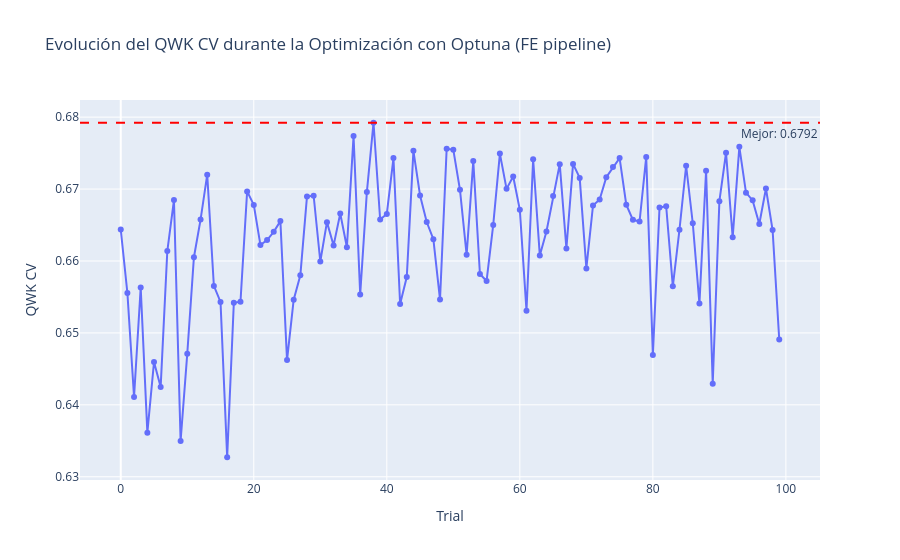

Here is the notebook cell this chart was saved with:
### Code cell
# ── Visualización: evolución del QWK CV durante la optimización ────────────
trials_df = study.trials_dataframe()
trials_df_complete = trials_df[trials_df['state'] == 'COMPLETE'].copy()

fig = px.line(
    trials_df_complete,
    x='number',
    y='value',
    title='Evolución del QWK CV durante la Optimización con Optuna (FE pipeline)',
    labels={'number': 'Trial', 'value': 'QWK CV'},
    markers=True,
)
fig.add_hline(
    y=study.best_value,
    line_dash='dash',
    line_color='red',
    annotation_text=f'Mejor: {study.best_value:.4f}',
    annotation_position='bottom right',
)
fig.show()

### Figure 1 — Plotly figure (JSON) as saved in the notebook; plotly's stock layout.template omitted (floating-point values rounded to 4 significant figures)
{"data": [{"hovertemplate": "Trial=%{x}<br>QWK CV=%{y}<extra></extra>", "legendgroup": "", "line": {"color": "#636efa", "dash": "solid"}, "marker": {"symbol": "circle"}, "mode": "lines+markers", "name": "", "orientation": "v", "showlegend": false, "type": "scatter", "x": [0, 1, 2, 3, 4, 5, 6, 7, 8, 9, 10, 11, 12, 13, 14, 15, 16, 17, 18, 19, 20, 21, 22, 23, 24, 25, 26, 27, 28, 29, 30, 31, 32, 33, 34, 35, 36, 37, 38, 39, 40, 41, 42, 43, 44, 45, 46, 47, 48, 49, 50, 51, 52, 53, 54, 55, 56, 57, 58, 59, 60, 61, 62, 63, 64, 65, 66, 67, 68, 69, 70, 71, 72, 73, 74, 75, 76, 77, 78, 79, 80, 81, 82, 83, 84, 85, 86, 87, 88, 89, 90, 91, 92, 93, 94, 95, 96, 97, 98, 99], "xaxis": "x", "y": [0.6644, 0.6555, 0.6411, 0.6563, 0.6361, 0.646, 0.6425, 0.6614, 0.6685, 0.635, 0.6471, 0.6605, 0.6658, 0.672, 0.6565, 0.6543, 0.6327, 0.6542, 0.6543, 0.6697, 0.6678, 0.6622, 0.6629, 0.6641, 0.6655, 0.6462, 0.6546, 0.658, 0.669, 0.6691, 0.6599, 0.6654, 0.6622, 0.6666, 0.6619, 0.6774, 0.6554, 0.6696, 0.6792, 0.6658, 0.6665, 0.6743, 0.654, 0.6578, 0.6753, 0.6691, 0.6654, 0.663, 0.6546, 0.6756, 0.6755, 0.6699, 0.6609, 0.6739, 0.6582, 0.6572, 0.665, 0.6749, 0.67, 0.6718, 0.6671, 0.6531, 0.6741, 0.6608, 0.6641, 0.669, 0.6735, 0.6617, 0.6735, 0.6716, 0.659, 0.6677, 0.6685, 0.6717, 0.6731, 0.6743, 0.6678, 0.6657, 0.6655, 0.6745, 0.6469, 0.6674, 0.6676, 0.6565, 0.6644, 0.6732, 0.6652, 0.6541, 0.6725, 0.6429, 0.6683, 0.675, 0.6633, 0.6759, 0.6695, 0.6684, 0.6651, 0.6701, 0.6643, 0.6491], "yaxis": "y"}], "layout": {"annotations": [{"showarrow": false, "text": "Mejor: 0.6792", "x": 1, "xanchor": "right", "xref": "x domain", "y": 0.6792, "yanchor": "top", "yref": "y"}], "legend": {"tracegroupgap": 0}, "shapes": [{"line": {"color": "red", "dash": "dash"}, "type": "line", "x0": 0, "x1": 1, "xref": "x domain", "y0": 0.6792, "y1": 0.6792, "yref": "y"}], "title": {"text": "Evolución del QWK CV durante la Optimización con Optuna (FE pipeline)"}, "xaxis": {"anchor": "y", "domain": [0, 1], "title": {"text": "Trial"}}, "yaxis": {"anchor": "x", "domain": [0, 1], "title": {"text": "QWK CV"}}}}
